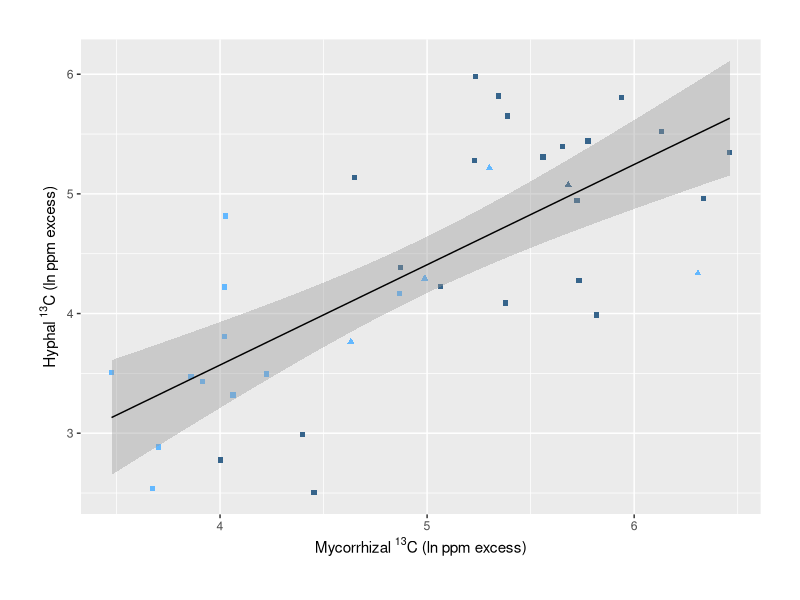
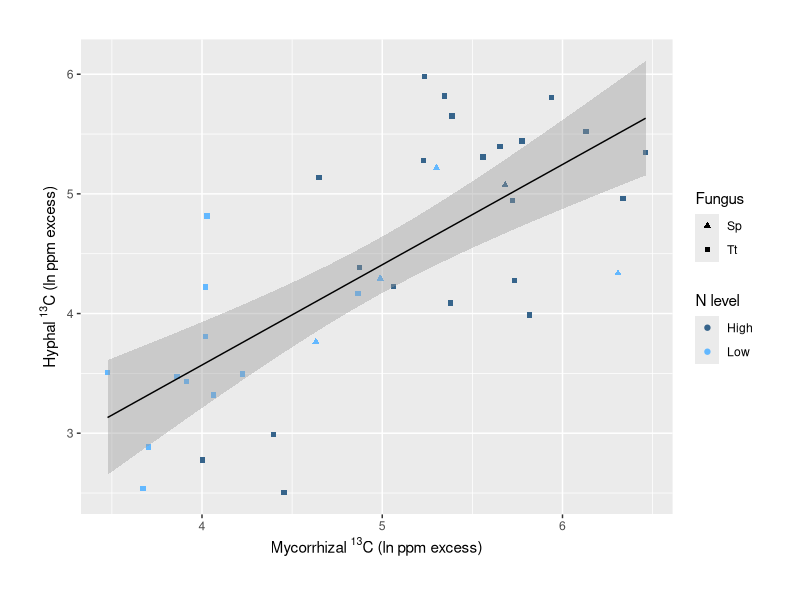
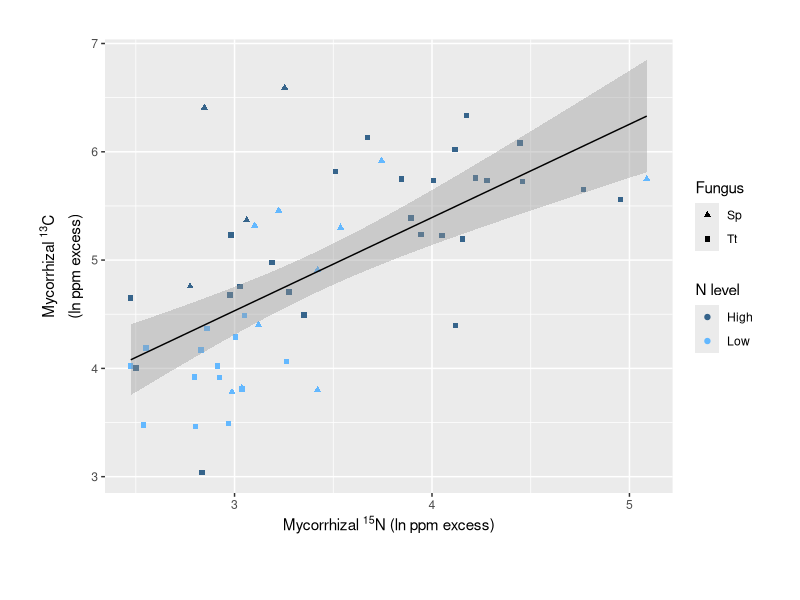
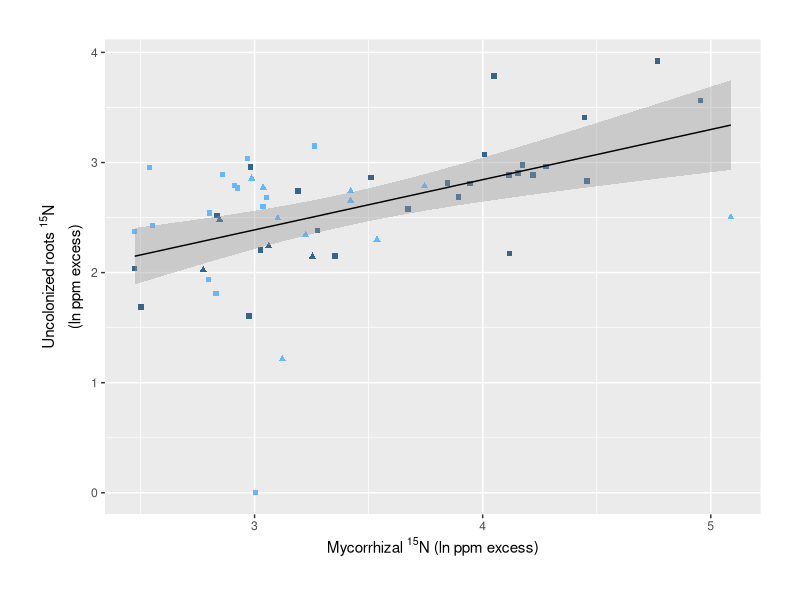
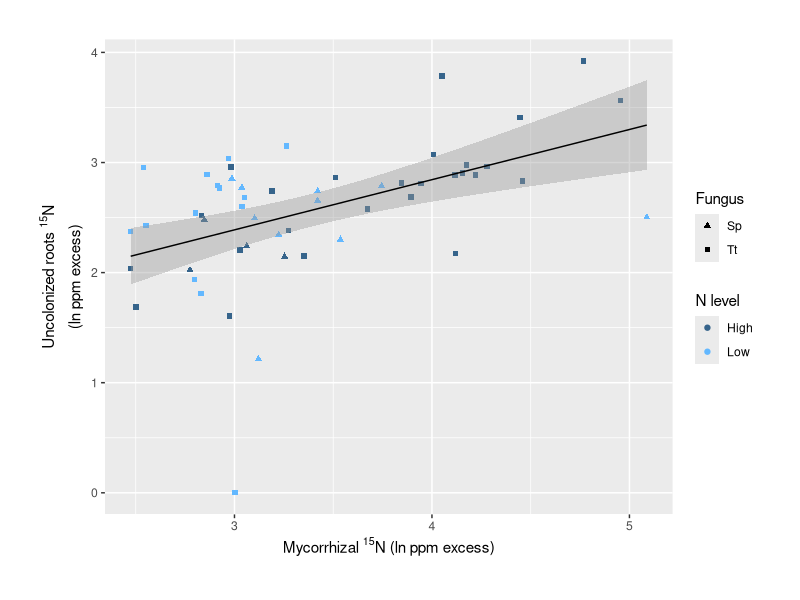
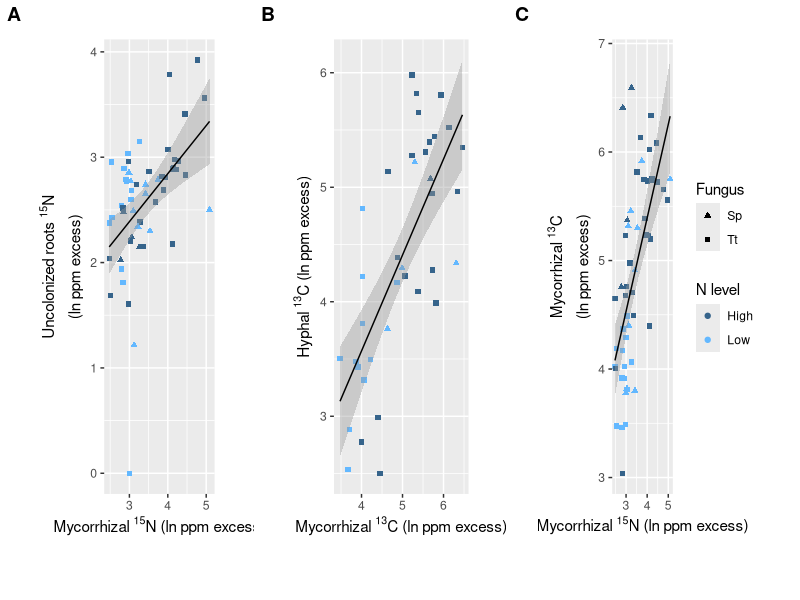

The R source for these figures, in order: (Note: this script raises an error after producing the figures.)
#5-6-FC_hyphal_13C_root_15N_comparison_figure_nooutlier.r

setwd("~/Documents/Fungal competition project/fungal-competition2020/")

library(cowplot)
library(tidyverse)

carboninfo = read_csv("processeddata/data_for_carbon_only_analyses.csv")
nitrogeninfo = read_csv("processeddata/isotope_and_plant_metadata_FOR_N_ANALYSES_and_exchange_rates.csv")

nitrogeninfo_nooutlier = subset(nitrogeninfo, Plant != 6041)
carboninfo_nooutlier = carboninfo[!carboninfo$hyphae.APE13C == max(carboninfo$hyphae.APE13C),] # omit outlier 6024b

#### Carbon panel: How well did hyphal C track myco C? ####

hyphalCformycoC_plot_nooutlier = ggplot(data = carboninfo_nooutlier) +
  geom_point(aes(x = mycologC13,
                 y = log(hyphae.ppm13Cexcess), 
                 color = N_level,
                 shape =compartment_fungus)) +
  geom_smooth(method = "lm", 
              aes(x = mycologC13,
                  y = log(hyphae.ppm13Cexcess)),
              color = "black",
              size = 0.5) +
  scale_color_manual(values = c("steelblue4", "steelblue1"),
                     name = "N level") +
  scale_shape_manual(values = c(17, 15),
                     name = "Fungus") +
  ylab(expression("Hyphal "^13*"C (ln ppm excess)")) +
  xlab(expression("Mycorrhizal "^13*"C (ln ppm excess)")) +
  theme(plot.margin = unit(c(1,1,1,1), "cm")) 
  # geom_abline(intercept = 0, slope = 1, linetype = "dashed")

hyphalCformycoC_plot_nolegend = hyphalCformycoC_plot_nooutlier +
  theme(legend.position = "none")

### Nitrogen panel ####
rootNformycoN_plot_nooutlier = ggplot(data = nitrogeninfo_nooutlier) +
  geom_point(aes(x = mycologN15,
                 y = nmlogN15, 
                 color = N_level,
                 shape = mycofungus)) +
  geom_smooth(method = "lm",
              aes(x = mycologN15,
                  y = nmlogN15),
              color = "black",
              size = 0.5) +
  scale_color_manual(values = c("steelblue4", "steelblue1"),
                     name = "N level") +
  scale_shape_manual(values = c(17, 15),
                     name = "Fungus") +
  ylab(bquote(atop("Uncolonized roots "^15*N, "(ln ppm excess)"))) +
  xlab(expression("Mycorrhizal "^15*"N (ln ppm excess)")) +
  theme(plot.margin = unit(c(1,1,1,1), "cm")) 
  # geom_abline(intercept = 0, slope = 1, linetype = "dashed")

rootNformycoN_plot_nolegend = rootNformycoN_plot_nooutlier +
  theme(legend.position = "none")

# When considering N and C together, I need the dataset 
# that only includes plants/compartments that received nitrogen label.

mycoCforN = ggplot(data = nitrogeninfo_nooutlier) +
  geom_point(aes(x = mycologN15,
                 y = mycologC13, 
                 color = N_level,
                 shape = compartment_fungus)) +
  geom_smooth(method = "lm", 
              formula = y ~ x, 
              aes(x = mycologN15,
                  y = mycologC13),
              color = "black",
              size = 0.5) +
  ylab(bquote(atop("Mycorrhizal "^13*"C", "(ln ppm excess)"))) +
  xlab(bquote(atop("Mycorrhizal "^15*"N (ln ppm excess)"))) +
  scale_color_manual(values = c("steelblue4", "steelblue1"),
                     name = "N level") +
  scale_shape_manual(values = c(17, 15),
                     name = "Fungus") +
  theme(plot.margin = unit(c(1,1,1,1), "cm"))

threepanels = plot_grid(rootNformycoN_plot_nolegend, 
                        hyphalCformycoC_plot_nolegend,
                        mycoCforN,
                        labels = c("A", "B", "C"),
                        align = "h",
                        nrow = 1,
                        ncol = 3,
                        rel_widths = c(1, 1, 1.15))

save_plot("plots/Multipanel_regressions_myco_N_and_C_NOOUTLIER.jpeg",
          threepanels,
          base_aspect_ratio = 3.6)

save_plot("plots/Multipanel_regressions_myco_N_and_C_NOOUTLIER.pdf",
          threepanels,
          base_aspect_ratio = 3.6)

# CforNlm_nooutlier = lm((mycoC13ppmexcess) ~ mycoN15ppmexcess, data = nitrogeninfo_nooutlier)
# plot(CforNlm_nooutlier)
# summary(CforNlm_nooutlier)
# 
# 
# sink("stats_tables/myco13C_vs_myco_15N_lm_results_NOOUTLIER.html")
# 
# stargazer(CforNlm_nooutlier, type = "html",
#           digits = 3,
#           star.cutoffs = c(0.05, 0.01, 0.001),
#           digit.separator = "",
#           summary = FALSE)
# 
# sink()

# Use N15 values forced positive with linear transformation
# so you can try a log fit.
# CforNlm_log_nooutlier = lm((mycoC13ppmexcess) ~ mycologN15, data = nitrogeninfo_nooutlier)
# plot(CforNlm_log_nooutlier) # Looks fine
# summary(CforNlm_log_nooutlier) # Adj R^2 = 0.2586
# 
CforNlm_loglog_nooutlier = lm(mycologC13 ~ mycologN15, data = nitrogeninfo_nooutlier)
# plot(CforNlm_loglog_nooutlier) # Better
# summary(CforNlm_loglog_nooutlier) # Adj R^2 = 0.402
# # So a log-log relationship is best when we remove the extreme values.
# 
# 
# summary(CforNlm_nooutlier) # Adj R^2 = 0.1686
# 
# sink("stats_tables/myco13C_vs_myco_15N_lm_logresults_nooutlier.html")
# 
# stargazer(CforNlm_log_nooutlier, type = "html",
#           digits = 3,
#           star.cutoffs = c(0.05, 0.01, 0.001),
#           digit.separator = "",
#           summary = FALSE)
# 
# sink()

sink("stats_tables/myco13C_vs_myco_15N_lm_loglogresults_nooutlier.html")

stargazer(CforNlm_loglog_nooutlier, type = "html",
          digits = 3,
          star.cutoffs = c(0.05, 0.01, 0.001),
          digit.separator = "",
          summary = FALSE)

sink()

# sink("stats_tables/myco13C_vs_myco_15N_comparingthreemodels_nooutlier.html")
# 
# stargazer(CforNlm_nooutlier, CforNlm_log_nooutlier, CforNlm_loglog_nooutlier, 
#           type = "html",
#           align = TRUE,
#           digits = 3,
#           star.cutoffs = c(0.05, 0.01, 0.001),
#           digit.separator = "",
#           no.space = TRUE)
# 
# sink()
